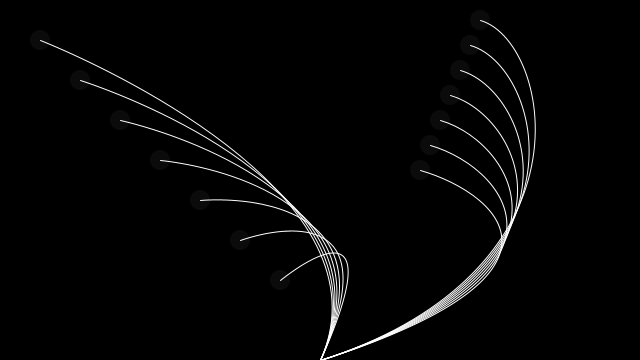
Frame 1 (no input)
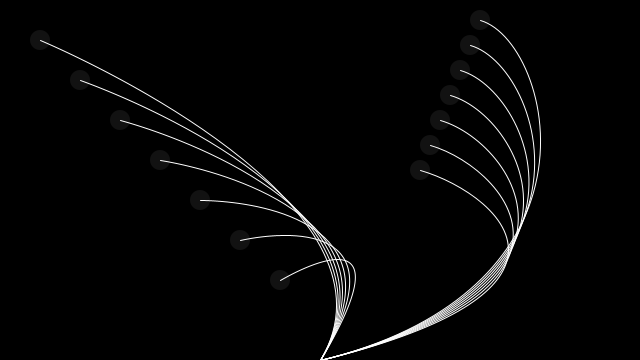
Frame 60 (the mouse pressed at the canvas centre just before this capture)
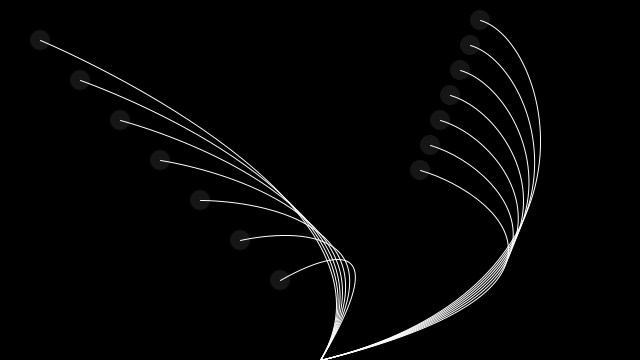
Frame 120 (the mouse held since frame 60 and released just before this capture)

The Processing sketch that drew these frames (run headless with seeded random() and noise(); from frame 60 on, the mouse is pressed at the canvas centre):

// Processing sketch: processing_134042
// ── processing_134042.pde

StrandGroup strandgroup;
StrandGroup strandgroup1;
StrandGroup strandgroup2;

void setup() {
  size(640, 360); 
  stroke(255);
  noFill();
  
  //StrandGroup( tipx, tipy, spacingx, spacingy, curve1x, curve1y, curve2x, curve2y);
  //tip: location of the tip of the first strand
  //spacing: how far apart the strands are spaced
  //curve1: first bezier curve ctrl point
  //curve2: 2nd ctrl point
  
  strandgroup =     new StrandGroup(40, 40, 40, 40, 40,40,400,height/2);
//    strandgroup1 =  new StrandGroup(40, 40, 40, 40,40,40,0,height*.75);
  strandgroup2 = new StrandGroup(480, 20, -10, 25,550,40,600,height*.75);
}

void draw() {
  background(0);
  strandgroup.display();
//  strandgroup1.display();
    strandgroup2.display();

}

class Strand {
  float tipX, //bezier tip x position
  tipY, //bezier tip y position
  swayTipX, //the swaying of tipx (adding sin wave to movement)
  swayTipY, //the swaying of tipy
  curve1X, //bezier first control point x
  curve1Y, //bezier first control point y
  swayCurve1X, //etc....
  swayCurve1Y, 
  curve2X, 
  curve2Y, 
  swayCurve2X, 
  swayCurve2Y, 
  a;            //alpha for pulsing tips

  float foldingTime=0;  //counter for when the strand is folding
  float sleepTime = 0;  //counter for sleeping
  boolean isFolding=false;
  boolean isUnfolding = false;
  boolean isSwaying=true;
  boolean isSleeping=false;

  Strand(float xPos, float yPos, float curve1XPos, float curve1YPos, float curve2XPos, float curve2YPos) {
    tipX = xPos;
    tipY = yPos;
    curve1X = curve1XPos;
    curve1Y = curve1YPos;
    curve2X = curve2XPos;
    curve2Y = curve2YPos;
  }

  boolean update() {

    //calculate folding
    swayTipX = map(sin(radians(foldingTime-90)), -1, 1, tipX, width/2);
    swayTipY = map(sin(radians(foldingTime-90)), -1, 1, tipY, width/2);
    swayCurve1X = map(sin(radians(foldingTime-90)), -1, 1, curve1X, width/2);
    swayCurve1Y = map(sin(radians(foldingTime-90)), -1, 1, curve1Y, width/2);

    //calculate sinusoidal sways
    swayCurve2X = map(sin(radians(frameCount)), -1, 1, curve2X-20, curve2X+20);
    swayCurve2Y = map(sin(radians(frameCount)), -1, 1, curve2Y-20, curve2Y+20);

    //default state: isSwaying
    if (isSwaying) {

      //calculate glowing blob alpha
      a = map(sin(radians(frameCount*.75)), -1, 1, 0, 22);

      //during isSwaying, if tip of strand is touched, state -> isFolding
      if (overCircle(tipX, tipY, 20)) {
        callFold();
      }
    }

    //state: isFolding. Do the fold().
    if (isFolding) {
      a=0;
      fold();
    }
    //state: sleeping. Do the sleep().
    if (isSleeping) {
      return true;
    }

    //state: isUnfolding. Do the unfold().
    if (isUnfolding) {
      unfold();
      return false;
    }
    return false;
  }

  void callFold() {
    isFolding=true;
    isSwaying=false;
  }
  void fold() {
    foldingTime++;
    if (foldingTime > 180) { //set max folding time here
      isFolding =false;
      isSleeping = true;
    }
    else {
      isFolding=true;
    }
  }

  void sleep() {
    sleepTime++;
    if (sleepTime>200) { //set max sleeping time here
       callUnfold();
      sleepTime=0;
    }
  }
  
  void callUnfold() {
    isUnfolding=true;
    isSleeping=false;
  }
  void unfold() {
    if (foldingTime > 0) { //rewind the folding
      foldingTime = foldingTime-1;
    }
    else {
      isUnfolding = false;
      isSwaying=true;
    }
  }

  void display() {

    //display pulsing tips
    fill(255, a);
    noStroke();
    ellipse(tipX, tipY, 20, 20);

    //display strand
    noFill();
    stroke(255);

    bezier(
    //tip coordinates
    swayTipX, 
    swayTipY, 
    //curve1 coordinates
    swayCurve1X, 
    swayCurve1Y, 
    //curve2 coordinates
    swayCurve2X, 
    swayCurve2Y, 
    //endpoint coordinates
    width/2, 
    360);
  }


  //rollover!
  boolean overCircle(float x, float y, float diameter) {
    float disX = x - mouseX;
    float disY = y - mouseY;
    if (sqrt(sq(disX) + sq(disY)) < diameter/2 ) {
      return true;
    } 
    else {
      return false;
    }
  }
}//END CLASS

class StrandGroup {
  boolean sleep[] = new boolean[7];
  boolean wake = false;
  Strand strands[];

  StrandGroup(float xPos, float yPos, float xSpacing, float ySpacing, float curve1XPos, float curve1YPos, float curve2XPos, float curve2YPos ) {

    strands = new Strand[7]; //number of strands in strandgroup
    for (int i = 0; i<strands.length;i++) {
      strands[i] = new Strand(
      xPos+(i)*xSpacing, 
      yPos+(i)*ySpacing, 
      curve1XPos+(i)*xSpacing, 
      curve1YPos+(i)*ySpacing, 
      curve2XPos, 
      curve2YPos);
    }
  }

  void display() {
    for (int i = 0; i<strands.length;i++) {
      sleep[i] = strands[i].update();
      strands[i].update();
      strands[i].display();
    }
    for (int i = 0; i<strands.length;i++) {
      if (sleep[i]==false) {
        return;
      }
    }

    for (int j = 0; j<strands.length;j++) {
      strands[j].sleep();
    }
  }
}//END CLASS
